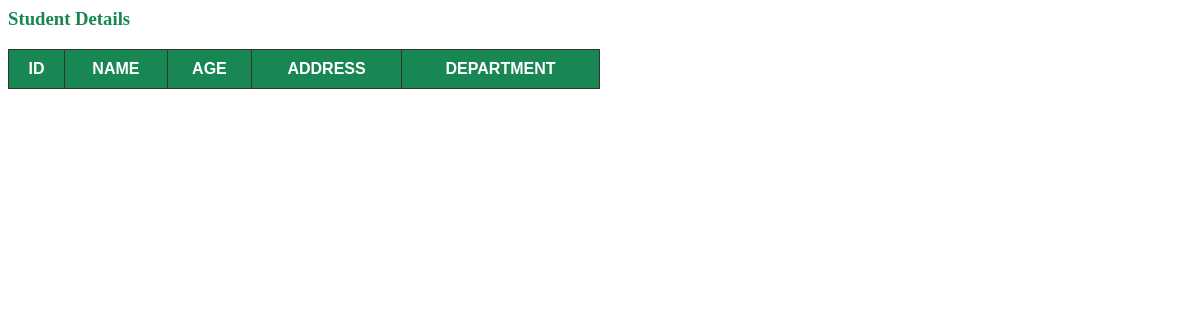
Before: / with the older database file.
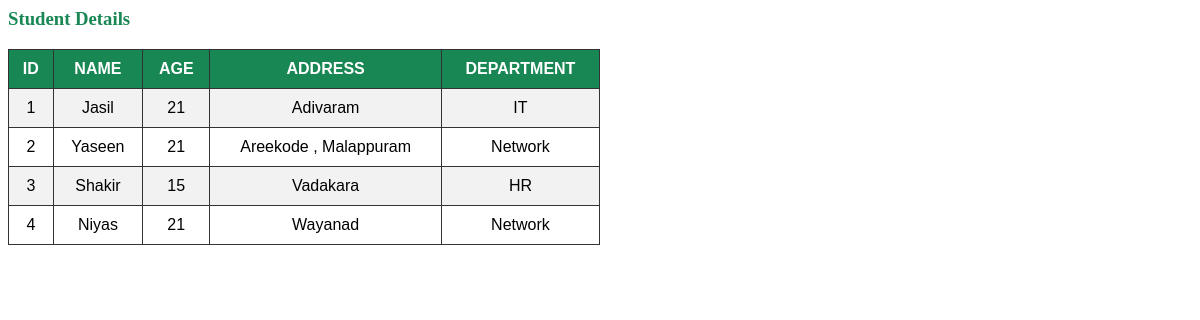
After: the same page with the newer database file.
### first_app/models.py (models this page shows, shortened)
class Student(models.Model):                                     # create a table
    name = models.CharField(max_length=250)                      # column name
    age = models.IntegerField()
    address = models.TextField()
    department = models.ForeignKey(Department,on_delete=models.CASCADE)

class Department(models.Model):
    department_name = models.CharField(unique=True)
    def __str__(self):
        return self.department_name

### first_app/views.py (the view)
# urls.py: path('', views.view_student),
def view_student(request):
    stud = Student.objects.all()
    name = 'jasil muhammed'
    return render(request,'student.html',{'student' : stud, 'sname':name})

### templates/student.html (shortened to what this page needs)
<h3>Student Details</h3>
<table>
    <tr>
        <th>ID</th>
        <th>NAME</th>
        <th>AGE</th>
        <th>ADDRESS</th>
        <th>DEPARTMENT</th>
    </tr>
    {% for s in student %}
    <tr>
        <td>{{ s.id }}</td>
        <td>{{ s.name }}</td>
        <td>{{ s.age }}</td>
        <td>{{ s.address }}</td>
        <td>{{ s.department }}</td>
    </tr>
    {% endfor %}
</table>

### templates/student.html (style rules this page uses)
table { width: 50%; border-collapse: collapse; font-family: Arial, sans-serif; }
th { background-color: #198754; color: white; padding: 10px; }
td { padding: 10px; text-align: center; }
tr:nth-child(even) { background-color: #f2f2f2; }
tr:nth-child(odd) { background-color: #ffffff; }
table, th, td { border: 1px solid #333; }
h3 { color: #198754; }

Changed rows visible on the page:
added Student: id "1", name "Jasil", age "21", address "Adivaram", department "IT"
added Student: id "2", name "Yaseen", age "21", address "Areekode , Malappuram", department "Network"
added Student: id "3", name "Shakir", age "15", address "Vadakara", department "HR"
added Student: id "4", name "Niyas", age "21", address "Wayanad", department "Network"
